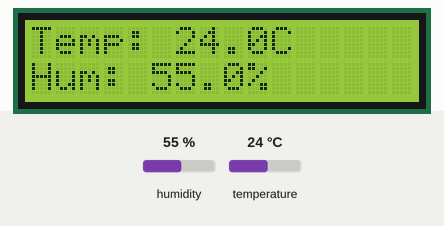
The program below on a simulated Raspberry Pi Pico running MicroPython. Shown: 16×2 character LCD. Wiring (from the project's diagram.json): DHT22 sensor on GP15. The test bench sets the inputs (shaded band); at power-on: humidity 55 %, temperature 24 °C. Library files of the repository ran but are not shown: lcd_api.py; what the program prints to the serial console is not drawn.

Above: at 8.0 s.
8.1 s: humidity set to 22 %
At 9.8 s:
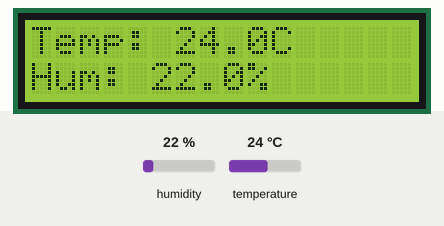
12.3 s: temperature set to 12 °C
At 14.1 s:
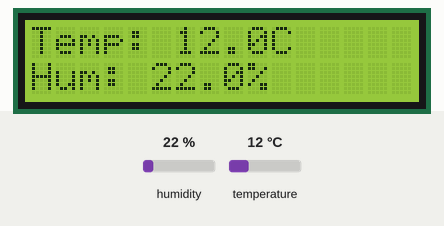
15.8 s: humidity set to 40 %
At 17.1 s:
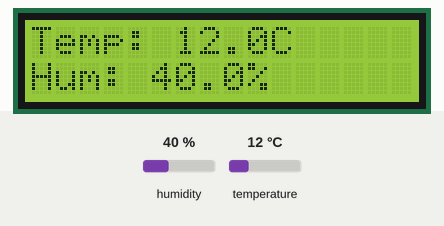
19.1 s: temperature set to 19 °C
At 20.6 s:
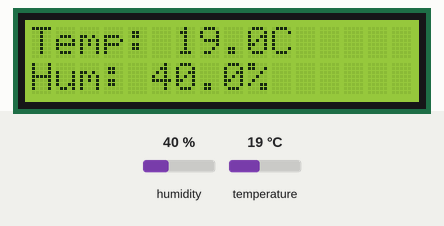

Measured:
- after the input at 8.1 s, the display: first differs from a run without the input after 0.97 s (image 1)
- after the input at 12.3 s, the display: first differs from a run without the input after 1.1 s (image 2)
- after the input at 15.8 s, the display: first differs from a run without the input after 0.81 s (image 3)
- after the input at 19.1 s, the display: first differs from a run without the input after 0.74 s (image 4)
- what the display in image 1 shows lasts 1.0 s, from 9.1 s to 10.1 s

The program:

main.py
```python
from machine import Pin
from time import sleep
from dht import DHT22
from gpio_lcd import GpioLcd

# DHT22 data connected to GP16 (change if needed)
dht = DHT22(Pin(15))

# LCD connected as per your wiring
lcd = GpioLcd(rs_pin=Pin(12), enable_pin=Pin(11), d4_pin=Pin(10),
              d5_pin=Pin(9), d6_pin=Pin(8), d7_pin=Pin(7),
              num_lines=2, num_columns=16)
print("Hii...\nThis is Pradamesh\n")
print("WAIT... Sensing the Temparature and Humidity")

message1 = "Hii....\nI am Pradamesh"

lcd.clear()
for char in message1:
    lcd.putstr(char)
    sleep(0.1)
sleep(.7)

message2 = "My Project  'DHT22 To LCD 16x2'"

lcd.clear()
for char in message2:
    lcd.putstr(char)
    sleep(0.1)
sleep(.7)


while True:
    try:
        dht.measure()
        temp = dht.temperature()
        hum = dht.humidity()

        lcd.clear()
        lcd.putstr("Temp: {:.1f}C".format(temp))
        lcd.move_to(0, 1)  # Move cursor to the beginning of second line
        lcd.putstr("Hum: {:.1f}%".format(hum))


        print("Temp: {:.1f}C Hum: {:.1f}%".format(temp, hum))
    except Exception as e:
        lcd.clear()
        lcd.putstr("Sensor Error")
        print("Error reading DHT22:", e)

    sleep(1)
    lcd.clear()
```

gpio_lcd.py
```python
"""Implements a HD44780 character LCD connected via ESP32 GPIO pins."""

from lcd_api import LcdApi
from machine import Pin
from utime import sleep_ms, sleep_us


class GpioLcd(LcdApi):
    """Implements a HD44780 character LCD connected via ESP32 GPIO pins."""

    def __init__(self, rs_pin, enable_pin, d0_pin=None, d1_pin=None,
                 d2_pin=None, d3_pin=None, d4_pin=None, d5_pin=None,
                 d6_pin=None, d7_pin=None, rw_pin=None, backlight_pin=None,
                 num_lines=2, num_columns=16):
        """Constructs the GpioLcd object. All of the arguments must be machine.Pin
        objects which describe which pin the given line from the LCD is
        connected to.
        When used in 4-bit mode, only D4, D5, D6, and D7 are physically
        connected to the LCD panel. This function allows you call it like
        GpioLcd(rs, enable, D4, D5, D6, D7) and it will interpret that as
        if you had actually called:
        GpioLcd(rs, enable, d4=D4, d5=D5, d6=D6, d7=D7)
        The enable 8-bit mode, you need pass d0 through d7.
        The rw pin isn't used by this library, but if you specify it, then
        it will be set low.
        """
        self.rs_pin = rs_pin
        self.enable_pin = enable_pin
        self.rw_pin = rw_pin
        self.backlight_pin = backlight_pin
        self._4bit = True
        if d4_pin and d5_pin and d6_pin and d7_pin:
            self.d0_pin = d0_pin
            self.d1_pin = d1_pin
            self.d2_pin = d2_pin
            self.d3_pin = d3_pin
            self.d4_pin = d4_pin
            self.d5_pin = d5_pin
            self.d6_pin = d6_pin
            self.d7_pin = d7_pin
            if self.d0_pin and self.d1_pin and self.d2_pin and self.d3_pin:
                self._4bit = False
        else:
            # This is really 4-bit mode, and the 4 data pins were just
            # passed as the first 4 arguments, so we switch things around.
            self.d0_pin = None
            self.d1_pin = None
            self.d2_pin = None
            self.d3_pin = None
            self.d4_pin = d0_pin
            self.d5_pin = d1_pin
            self.d6_pin = d2_pin
            self.d7_pin = d3_pin
        self.rs_pin.init(Pin.OUT)
        self.rs_pin.value(0)
        if self.rw_pin:
            self.rw_pin.init(Pin.OUT)
            self.rw_pin.value(0)
        self.enable_pin.init(Pin.OUT)
        self.enable_pin.value(0)
        self.d4_pin.init(Pin.OUT)
        self.d5_pin.init(Pin.OUT)
        self.d6_pin.init(Pin.OUT)
        self.d7_pin.init(Pin.OUT)
        self.d4_pin.value(0)
        self.d5_pin.value(0)
        self.d6_pin.value(0)
        self.d7_pin.value(0)
        if not self._4bit:
            self.d0_pin.init(Pin.OUT)
            self.d1_pin.init(Pin.OUT)
            self.d2_pin.init(Pin.OUT)
            self.d3_pin.init(Pin.OUT)
            self.d0_pin.value(0)
            self.d1_pin.value(0)
            self.d2_pin.value(0)
            self.d3_pin.value(0)
        if self.backlight_pin is not None:
            self.backlight_pin.init(Pin.OUT)
            self.backlight_pin.value(0)

        # See about splitting this into begin

        sleep_ms(20)   # Allow LCD time to powerup
        # Send reset 3 times
        self.hal_write_init_nibble(self.LCD_FUNCTION_RESET)
        sleep_ms(5)    # need to delay at least 4.1 msec
        self.hal_write_init_nibble(self.LCD_FUNCTION_RESET)
        sleep_ms(1)
        self.hal_write_init_nibble(self.LCD_FUNCTION_RESET)
        sleep_ms(1)
        cmd = self.LCD_FUNCTION
        if not self._4bit:
            cmd |= self.LCD_FUNCTION_8BIT
        self.hal_write_init_nibble(cmd)
        sleep_ms(1)
        LcdApi.__init__(self, num_lines, num_columns)
        if num_lines > 1:
            cmd |= self.LCD_FUNCTION_2LINES
        self.hal_write_command(cmd)

    def hal_pulse_enable(self):
        """Pulse the enable line high, and then low again."""
        self.enable_pin.value(0)
        sleep_us(1)
        self.enable_pin.value(1)
        sleep_us(1)       # Enable pulse needs to be > 450 nsec
        self.enable_pin.value(0)
        sleep_us(100)     # Commands need > 37us to settle

    def hal_write_init_nibble(self, nibble):
        """Writes an initialization nibble to the LCD.
        This particular function is only used during initialization.
        """
        self.hal_write_4bits(nibble >> 4)

    def hal_backlight_on(self):
        """Allows the hal layer to turn the backlight on."""
        if self.backlight_pin:
            self.backlight_pin.value(1)

    def hal_backlight_off(self):
        """Allows the hal layer to turn the backlight off."""
        if self.backlight_pin:
            self.backlight_pin.value(0)

    def hal_write_command(self, cmd):
        """Writes a command to the LCD.
        Data is latched on the falling edge of E.
        """
        self.rs_pin.value(0)
        self.hal_write_8bits(cmd)
        if cmd <= 3:
            # The home and clear commands require a worst
            # case delay of 4.1 msec
            sleep_ms(5)

    def hal_write_data(self, data):
        """Write data to the LCD."""
        self.rs_pin.value(1)
        self.hal_write_8bits(data)

    def hal_write_8bits(self, value):
        """Writes 8 bits of data to the LCD."""
        if self.rw_pin:
            self.rw_pin.value(0)
        if self._4bit:
            self.hal_write_4bits(value >> 4)
            self.hal_write_4bits(value)
        else:
            self.d3_pin.value(value & 0x08)
            self.d2_pin.value(value & 0x04)
            self.d1_pin.value(value & 0x02)
            self.d0_pin.value(value & 0x01)
            self.hal_write_4bits(value >> 4)

    def hal_write_4bits(self, nibble):
        """Writes 4 bits of data to the LCD."""
        self.d7_pin.value(nibble & 0x08)
        self.d6_pin.value(nibble & 0x04)
        self.d5_pin.value(nibble & 0x02)
        self.d4_pin.value(nibble & 0x01)
        self.hal_pulse_enable()
```
